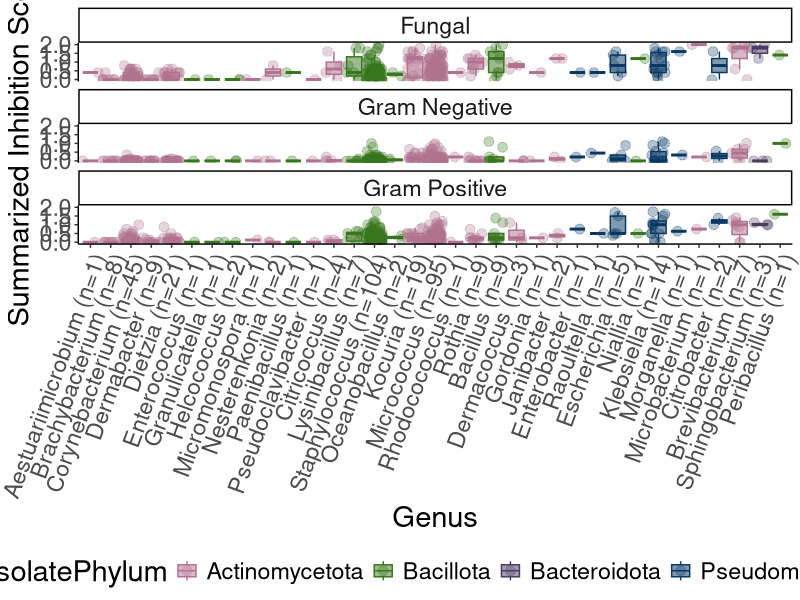

Write R code to recreate this figure.
library(ggplot2)

dat <- read.table('Boxplot_Input_with_Sample_Size.txt', header=T, sep='\t')
#Target  Isolate SummmaryScore   NumberTested    IsolateGenus    IsolatePhylum

fills <- c('#b1728f', '#38761d', '#073763', '#493C61')
names(fills) <- c('Actinomycetota', 'Bacillota', 'Pseudomonadota', 'Bacteroidota')

pdf('Boxplot_Summary_Scores.pdf', height=15, width=22.5)

ggplot(dat, aes(x=reorder(IsolateGenus_with_SampleSize, SummmaryScore, FUN=median), y=SummmaryScore, fill=IsolatePhylum, color=IsolatePhylum)) + xlab("Genus") + ylab("Summarized Inhibition Score") + geom_jitter(alpha=0.3, size=3) + geom_boxplot(alpha=0.5, outlier.shape=NA) + theme_classic() + theme(legend.position='bottom') + theme(text = element_text(size=21), axis.text.x = element_text(angle = 70, vjust = 1, hjust=1)) + scale_fill_manual(values=fills) + scale_color_manual(values=fills) + facet_wrap(~Target, ncol=1)

dev.off()
